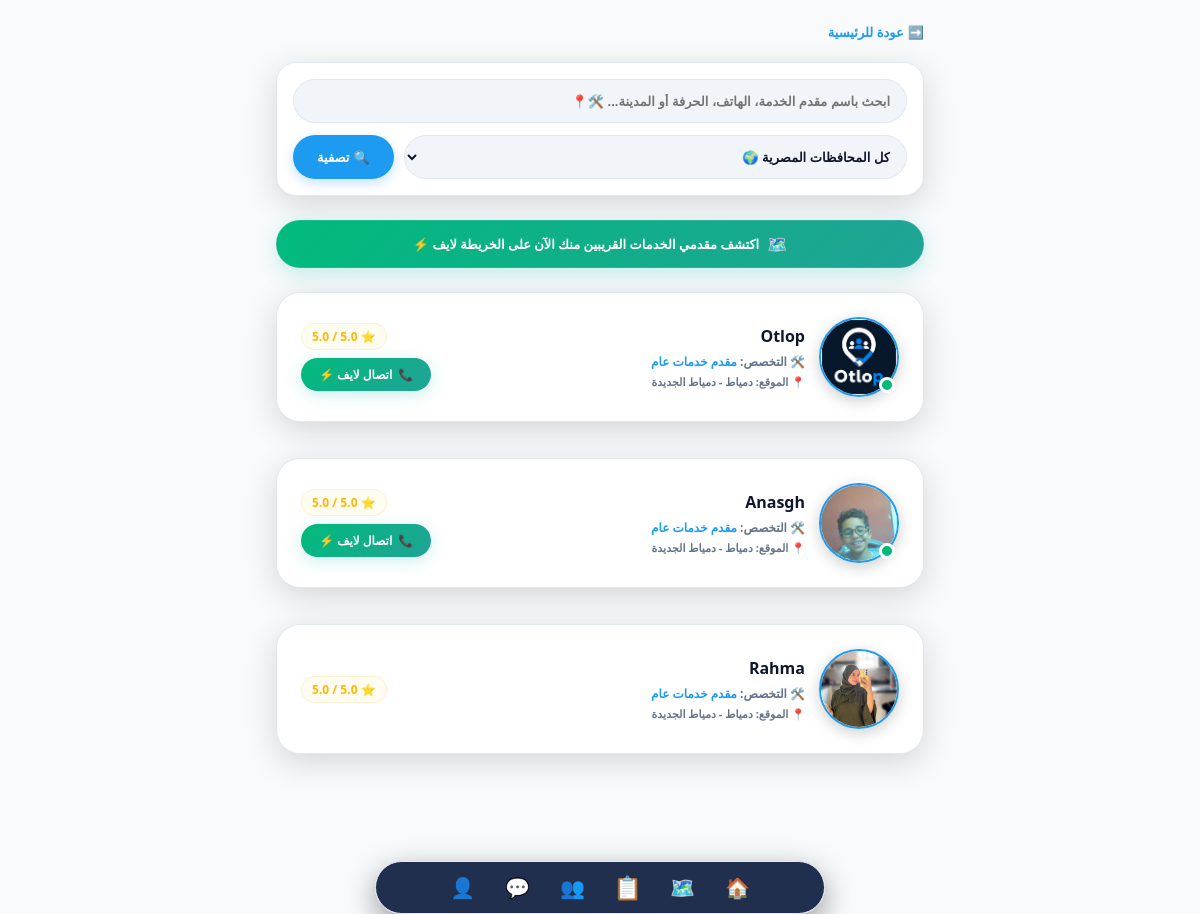
Page /providers/ on the committed database.
### accounts/models.py (models this page shows, shortened)
class User(AbstractUser):
    USER_TYPE_CHOICES = (
        ('client', 'طالب خدمة'),
        ('provider', 'مقدم خدمة'),
    )
    VERIFICATION_STATUS_CHOICES = (
        ('not_submitted', 'لم يتم تقديم الطلب'),
        ('pending', 'قيد المراجعة والتدقيق'),
        ('verified', 'حساب موثق ومؤكد'),
        ('rejected', 'تم رفض الطلب'),
    )
    phone_number = models.CharField(max_length=15, unique=True, null=True, blank=True, verbose_name="رقم الهاتف")
    user_type = models.CharField(max_length=10, choices=USER_TYPE_CHOICES, default='client', verbose_name="نوع الحساب")
    governorate = models.ForeignKey(Governorate, on_delete=models.SET_NULL, null=True, blank=True, verbose_name="المحافظة")
    city = models.ForeignKey(City, on_delete=models.SET_NULL, null=True, blank=True, verbose_name="المدينة / المركز")
    address_details = models.CharField(max_length=255, blank=True, null=True, verbose_name="تفاصيل العنوان (الشارع / الحي)")
    national_id = models.CharField(max_length=14, blank=True, null=True, verbose_name="الرقم القومي (14 رقم)")
    id_front_image = models.ImageField(upload_to='national_ids/front/', blank=True, null=True, verbose_name="صورة وجه البطاقة")
    id_back_image = models.ImageField(upload_to='national_ids/back/', blank=True, null=True, verbose_name="صورة ظهر البطاقة")
    verification_status = models.CharField(max_length=20, choices=VERIFICATION_STATUS_CHOICES, default='not_submitted', verbose_name="حالة التوثيق")
    category = models.ForeignKey(Category, on_delete=models.SET_NULL, null=True, blank=True, verbose_name="المهنة / التخصص")
    profile_picture = models.ImageField(upload_to='profile_pics/', blank=True, null=True, default='profile_pics/default_user.png', verbose_name="صورة الحساب")
    is_active_now = models.BooleanField(default=False, verbose_name="متاح الآن للعمل")
    latitude = models.FloatField(null=True, blank=True, verbose_name="خط العرض GPS")
    longitude = models.FloatField(null=True, blank=True, verbose_name="خط الطول GPS")
    last_location_update = models.DateTimeField(null=True, blank=True, verbose_name="آخر تحديث للموقع")
    category = models.ForeignKey(
        'Category',
        on_delete=models.SET_NULL,
        null=True,
        blank=True,
        related_name='providers',
        verbose_name="التخصص المهني الرئيسي (للفنيين فقط)"
    )
    interests = models.ManyToManyField(
        'Category',
        blank=True,
        related_name='interested_users',
        verbose_name="الاهتمامات والاحتياجات (لطالبي الخدمة فقط)"
    )
    @property
    def get_average_rating(self):
        ratings = self.received_ratings.all()
        if ratings.exists():
            total_stars = sum(r.stars for r in ratings)
            avg = total_stars / ratings.count()
            return round(avg, 1) # تقريب للرقم مثل 4.5
        return 0.0

class Governorate(models.Model):
    name_ar = models.CharField(max_length=100, verbose_name="المحافظة بالكامل (عربي)")
    name_en = models.CharField(max_length=100, verbose_name="المحافظة بالكامل (إنجليزي)")

class City(models.Model):
    governorate = models.ForeignKey(Governorate, on_delete=models.CASCADE, related_name='cities', verbose_name="المحافظة")
    name_ar = models.CharField(max_length=100, verbose_name="المدينة / المركز (عربي)")
    name_en = models.CharField(max_length=100, verbose_name="المدينة / المركز (إنجليزي)")

class Rating(models.Model):
    from_user = models.ForeignKey(User, on_delete=models.CASCADE, related_name='given_ratings')
    to_provider = models.ForeignKey(User, on_delete=models.CASCADE, related_name='received_ratings')
    stars = models.IntegerField(choices=[(i, i) for i in range(1, 6)], verbose_name="عدد النجوم")
    created_at = models.DateTimeField(auto_now_add=True)
    class Meta:
        unique_together = ('from_user', 'to_provider') # منع تكرار التقييم لنفس الشخص

### accounts/views.py (the view)
# urls.py: path('providers/', all_providers_view, name='providers_directory'),
def all_providers_view(request):
    selected_gov = request.GET.get('governorate')
    search_query = request.GET.get('q', '').strip()
    providers = User.objects.filter(user_type='provider')
    if selected_gov:
        providers = providers.filter(governorate_id=selected_gov)
    if search_query:
        providers = providers.filter(
            models.Q(username__icontains=search_query) |
            models.Q(phone_number__icontains=search_query) |
            models.Q(category__name_ar__icontains=search_query)
        ).distinct()
    context = {
        'providers': providers,
        'gov_choices': Governorate.objects.all(),
        'selected_gov': int(selected_gov) if selected_gov else None,
        'search_query': search_query,
    }
    return render(request, 'accounts/providers_directory.html', context)

### accounts/templates/accounts/providers_directory.html (shortened to what this page needs)
<!DOCTYPE html>
<html lang="ar" dir="rtl">
<head>
</head>
<body>
    <div class="main-responsive-container">
        <div style="margin-bottom: 20px; text-align: right; width: 100%;">
            <a href="{% url 'home' %}" style="text-decoration: none; color: var(--accent-blue); font-weight: 800; font-size: 13px; display: inline-flex; align-items: center; gap: 4px; transition: 0.2s;">
                <span>➡️</span> عودة للرئيسية
            </a>
        </div>
        <div class="premium-filter-box">
            <form method="GET" action="/providers/" style="display: flex; flex-direction: column; gap: 12px; width: 100%; margin: 0; padding: 0; direction: rtl;">
                <input type="text" name="q" value="{{ search_query|default:'' }}" class="filter-input-premium" placeholder="ابحث باسم مقدم الخدمة، الهاتف، الحرفة أو المدينة... 🛠️📍">
                <div style="display: flex; gap: 10px; width: 100%; align-items: center;">
                    <select name="governorate" class="filter-input-premium" style="flex: 1; padding: 0 12px; -webkit-appearance: menulist !important; appearance: menulist !important; cursor: pointer;">
                        <option value="">كل المحافظات المصرية 🌍</option>
                    </select>
                    <button type="submit" style="background: var(--accent-blue); color: white !important; border: none; padding: 0 24px; height: 44px; border-radius: 30px; font-weight: bold; font-size: 13px; cursor: pointer; box-shadow: 0 4px 12px rgba(30,136,255,0.25); flex-shrink: 0; display: flex; align-items: center; gap: 4px;">
                        <span>🔍</span> تصفية
                    </button>
                </div>
            </form>
        </div>
        <div style="margin-bottom: 24px; text-align: center; width: 100%;">
            <a href="{% if request.user.is_authenticated %}{% url 'providers_map' %}{% else %}{% url 'login' %}{% endif %}" style="display: inline-flex; align-items: center; justify-content: center; gap: 8px; background: linear-gradient(135deg, var(--neon-cyan), #20a396); color: white !important; text-decoration: none; padding: 12px 24px; border-radius: 30px; font-weight: 800; font-size: 13px; box-shadow: 0 6px 20px rgba(46,196,182,0.25); border: 1px solid rgba(255,255,255,0.1); width: 100%; box-sizing: border-box; transition: 0.2s;">
                <span style="font-size: 16px; animation: status-pulse 2s infinite; display: inline-block;">🗺️</span>
                <span>اكتشف مقدمي الخدمات القريبين منك الآن على الخريطة لايف ⚡</span>
            </a>
        </div>
        <div style="display: flex; flex-direction: column; gap: 16px; width: 100%; box-sizing: border-box;">
            {% for provider in providers %}
                <div class="directory-card">
                    <div style="display: flex; align-items: center; justify-content: space-between; flex-wrap: wrap; gap: 16px; width: 100%; box-sizing: border-box;">
                        <div style="display: flex; align-items: center; gap: 14px;">
                            <a href="{% if request.user.is_authenticated %}{% url 'public_profile' provider.id %}{% else %}{% url 'login' %}{% endif %}" style="text-decoration: none; display: flex; align-items: center; position: relative; flex-shrink: 0;">
                                {% if provider.profile_picture %}
                                    <img src="{{ provider.profile_picture.url }}" class="avatar-directory">
                                {% else %}
                                    <div style="width: 80px; height: 80px; border-radius: 50%; background: var(--input-bg); border: 1px solid var(--border); display: flex; align-items: center; justify-content: center; color: var(--text-muted); font-size: 28px; font-weight: bold;">👤</div>
                                {% endif %}
                                {% if provider.is_active_now %}
                                    <span style="position: absolute; bottom: 4px; right: 4px; width: 16px; height: 16px; background: var(--neon-cyan); border: 3px solid var(--card-bg); border-radius: 50%; animation: status-pulse 2s infinite;"></span>
                                {% endif %}
                            </a>
                            <div style="text-align: right;">
                                <a href="{% if request.user.is_authenticated %}{% url 'public_profile' provider.id %}{% else %}{% url 'login' %}{% endif %}" style="text-decoration: none; color: inherit;">
                                    <h4 style="margin: 0 0 6px 0; font-size: 16px; font-weight: 800; color: var(--text-main);">{{ provider.username }}</h4>
                                </a>
                                <span style="font-size: 12px; color: var(--text-muted); display: block; font-weight: bold; margin-bottom: 4px;">🛠️ التخصص: <span style="color: var(--accent-blue);">{{ provider.category.name_ar|default:"مقدم خدمات عام" }}</span></span>
                                <span style="font-size: 11px; color: var(--text-muted); display: block; font-weight: 600;">📍 الموقع: {{ provider.governorate.name_ar|default:"غير محدد" }} - {{ provider.city.name_ar|default:"غير محدد" }}</span>
                            </div>
                        </div>
                        <div style="display: flex; flex-direction: column; gap: 8px; align-items: flex-end; flex-shrink: 0;">
                            <div style="font-size: 12px; font-weight: bold; color: #ffb703; background: rgba(255,183,3,0.05); padding: 4px 10px; border-radius: 20px; border: 1px solid rgba(255,183,3,0.15);">
                                ⭐ <span>{{ provider.get_average_rating|default:"5.0" }}</span> / 5.0
                            </div>
                            {% if provider.is_active_now %}
                                <a href="{% if request.user.is_authenticated %}{% url 'trigger_voice_call' provider.id %}{% else %}{% url 'login' %}{% endif %}" style="display: inline-flex; align-items: center; gap: 6px; background: linear-gradient(135deg, var(--neon-cyan), #20a396); color: white !important; text-decoration: none; padding: 8px 18px; border-radius: 30px; font-weight: 800; font-size: 12px; box-shadow: 0 4px 15px rgba(46,196,182,0.25);">
                                    <span>📞</span> <span>اتصال لايف ⚡</span>
                                </a>
                            {% endif %}
                        </div>
                    </div>
                </div>
            {% empty %}
                <p style="text-align: center; color: var(--text-muted); padding: 40px; border-radius: 24px; border: 2px dashed var(--border); margin: 0; font-weight: 700; font-size: 13px; background: var(--card-bg);">لا يوجد مقدمي خدمات مسجلين حالياً يطابقون خيارات البحث.</p>
            {% endfor %}
        </div>
    </div>
    <div class="bottom-nav-premium">
        <a href="{% url 'home' %}" class="bottom-nav-link" title="الرئيسية">🏠</a>
        <a href="{% if request.user.is_authenticated %}{% url 'providers_map' %}{% else %}{% url 'login' %}{% endif %}" class="bottom-nav-link" title="الخريطة لايف">🗺️</a>
        <a href="{% if request.user.is_authenticated %}{% url 'providers_directory' %}{% else %}{% url 'login' %}{% endif %}" class="bottom-nav-link active" title="دليل مقدمي الخدمات">📋</a>
        <a href="{% if request.user.is_authenticated %}{% url 'friends_list' %}{% else %}{% url 'login' %}{% endif %}" class="bottom-nav-link" title="الأصدقاء">👥</a>
        {% if request.user.is_authenticated %}
            <a href="{% url 'chat_rooms_list' %}" class="bottom-nav-link" title="المحادثات" style="position: relative; display: inline-flex;">
                💬
                <span id="nav-chat-count" style="position: absolute; top: -5px; right: -8px; background: #ef4444; color: white; border-radius: 50%; width: 15px; height: 15px; font-size: 9px; font-weight: 900; display: none; align-items: center; justify-content: center; border: 1px solid #142444;">0</span>
            </a>
        {% else %}
            <a href="{% url 'login' %}" class="bottom-nav-link" title="المحادثات">💬</a>
        {% endif %}
        <a href="{% if request.user.is_authenticated %}{% url 'profile' %}{% else %}{% url 'login' %}{% endif %}" class="bottom-nav-link" title="حسابي">👤</a>
    </div>
</body>
</html>

### accounts/templates/accounts/providers_directory.html (style rules this page uses)
:root { --bg-main: #0d1b2a; --card-bg: #142444; --accent-blue: #1e88ff; --neon-cyan: #2ec4b6; --text-main: #f8fafc; --text-muted: #94a3b8; --border: rgba(255, 255, 255, 0.08); --input-bg: rgba(255, 255, 255, 0.03); }
[data-theme="light"] { --bg-main: #f8fafc; --card-bg: #ffffff; --accent-blue: #1d9bf0; --neon-cyan: #00ba7c; --text-main: #0f172a; --text-muted: #64748b; --border: #e2e8f0; --input-bg: #f1f5f9; }
* { box-sizing: border-box !important; }
html, body { margin: 0; padding: 0; min-height: 100vh; background-color: var(--bg-main) !important; color: var(--text-main) !important; font-family: system-ui, -apple-system, sans-serif; transition: background-color 0.2s, color 0.2s; }
.main-responsive-container { max-width: 680px; margin: 0 auto !important; padding: 20px 16px 140px 16px; width: 100%; }
.directory-card { background-color: var(--card-bg) !important; padding: 24px; border-radius: 24px; box-shadow: 0 8px 32px rgba(0,0,0,0.15); border: 1px solid var(--border); margin-bottom: 20px; width: 100%; text-align: right; direction: rtl; }
.premium-filter-box { background-color: var(--card-bg) !important; padding: 16px; border-radius: 20px; border: 1px solid var(--border); margin-bottom: 24px; box-shadow: 0 8px 32px rgba(0,0,0,0.15); }
.filter-input-premium { background-color: var(--input-bg) !important; color: var(--text-main) !important; border: 1px solid var(--border); border-radius: 30px; height: 44px; padding: 0 16px; font-size: 13px; font-weight: 600; outline: none; width: 100%; }
.avatar-directory { width: 80px; height: 80px; border-radius: 50%; object-fit: cover; border: 2.5px solid var(--accent-blue); box-shadow: 0 4px 15px rgba(0,0,0,0.2); }
.bottom-nav-premium { position: fixed; bottom: 00px; left: 50%; transform: translateX(-50%); background: rgba(20, 36, 68, 0.95); backdrop-filter: blur(12px); border: 1px solid var(--border); padding: 12px 24px; border-radius: 40px; display: flex; gap: 30px; justify-content: center; align-items: center; z-index: 9999; box-shadow: 0 10px 30px rgba(0,0,0,0.4); width: 90%; max-width: 450px; box-sizing: border-box; }
.bottom-nav-link { color: var(--text-muted); text-decoration: none; font-size: 20px; cursor: pointer; transition: 0.2s; display: flex; align-items: center; justify-content: center; }
.bottom-nav-link:hover, .bottom-nav-link.active { color: var(--accent-blue); transform: scale(1.15); }

### rows in the picture
User: profile_picture (picture), is_active_now True (drawn), username "Otlop", category.name_ar "مقدم خدمات عام", governorate.name_ar "دمياط", city.name_ar "دمياط الجديدة", get_average_rating "5.0"
User: profile_picture (picture), is_active_now True (drawn), username "Anasgh", category.name_ar "مقدم خدمات عام", governorate.name_ar "دمياط", city.name_ar "دمياط الجديدة", get_average_rating "5.0"
User: profile_picture (picture), username "Rahma", category.name_ar "مقدم خدمات عام", governorate.name_ar "دمياط", city.name_ar "دمياط الجديدة", get_average_rating "5.0"
